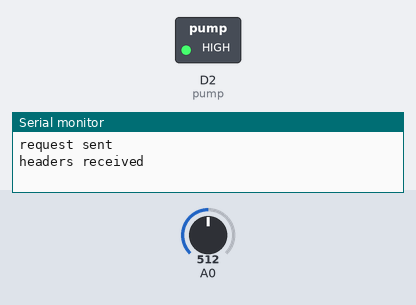
A sketch run on a simulated ESP8266 (NodeMCU). Shown: switched loads named in the sketch (green lamp = pin HIGH), the last lines printed to the serial monitor. The test bench sets the inputs (shaded band); at power-on: A0 = 512. WiFi joins after 1.5 s; servers stay silent unless stated; uploads are accepted with an empty reply.

Above: at 3.0 s.
3.1 s: A0 set to 686
7.5 s: A0 set to 714
At 10.1 s:
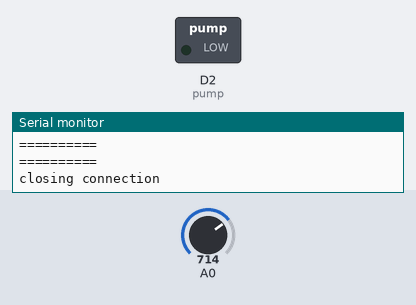
11.7 s: A0 set to 690
At 17.1 s:
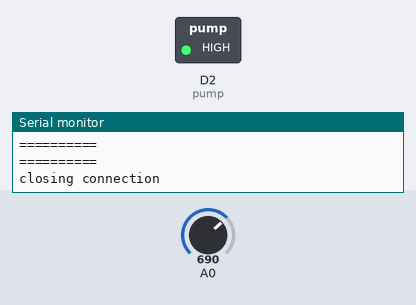
17.7 s: A0 set to 710
At 20.0 s:
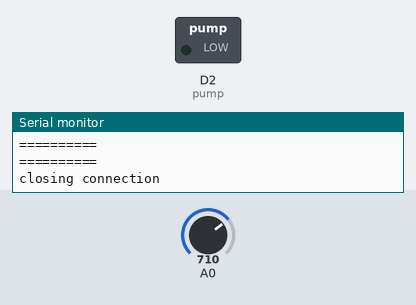
Timing chart, 0 to 21.5 s (numbered marks = the images above; inputs shaded):
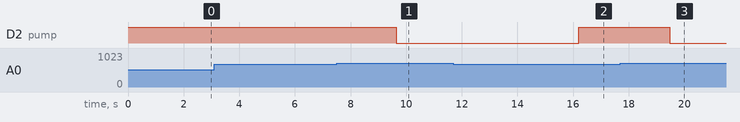

The sketch:

Plant.ino
```cpp
/*************************************************************

  This is a simple demo of sending and receiving some data.
  Be sure to check out other examples!
 *************************************************************/

// Template ID, Device Name and Auth Token are provided by the Blynk.Cloud
// See the Device Info tab, or Template settings
#define BLYNK_TEMPLATE_ID "TMPLbFAQWVlt"
#define BLYNK_DEVICE_NAME "project"
#define BLYNK_AUTH_TOKEN "3a59IWEggET5lWL0IVcjD5SydJZTkvsP"
#include "TRIGGER_WIFI.h"
#include "TRIGGER_GOOGLESHEETS.h"

// Comment this out to disable prints and save space
#define BLYNK_PRINT Serial
#define pump D2

int sense_pin = 0;
int dryness = 0;
char column_name_in_sheets[ ][6] = {"val1","val2","val3"};
String Sheets_GAS_ID = "AKfycbz-BusRbG_9k-TEn1tonQHoCz_sOKW_IqqvG_CcHShbG3cXTEZJAZdmJ21HskNExZVV";
int No_of_Parameters = 1;
const char* webhost = "maker.ifttt.com";
String mailurl1 = "trigger/plant/json/with/key/i_LsKp_4CycX-c_QYxm0HJhH8SQk2J2fuXtjetChWnM?value1=Automatic\nhttps://blynk.cloud/dashboard/91487/global/filter/520421/organization/91487/devices/347759/dashboard";
String mailurl2 = "trigger/plant/json/with/key/i_LsKp_4CycX-c_QYxm0HJhH8SQk2J2fuXtjetChWnM?value1=Manual\nhttps://blynk.cloud/dashboard/91487/global/filter/520421/organization/91487/devices/347759/dashboard";

#include <ESP8266WiFi.h>
#include <BlynkSimpleEsp8266.h>

char auth[] = BLYNK_AUTH_TOKEN;

// Your WiFi credentials.
// Set password to "" for open networks.
//char ssid[] = "Deez_nuts";
//char pass[] = "Advaita2711";

//char ssid[] = "MilkyWay";
//char pass[] = "Disc0iit";

//char ssid[] = "D-Link_DIR-600M";
//char pass[] = "12345678";

char ssid[] = "POCO M2 Pro";
char pass[] = "e51311cfc8dc";
int automatic = 1;

// This function is called every time the Virtual Pin 0 state changes
BLYNK_WRITE(V0)
{
  // Set incoming value from pin V0 to a variable
  int value = param.asInt();
  if(automatic == 0){
    if(value == 1)
    {
      digitalWrite(pump,LOW);
    }
    else{
      digitalWrite(pump, HIGH);
    }
  }

  // Update state
//  Blynk.virtualWrite(V3, value);
}

BLYNK_WRITE(V1){
  int value = param.asInt();
  if(value == 1){
    automatic = 1;
  }
  else{
    automatic = 0;
  }
}

BlynkTimer timer;

void myTimer()
{
  // This function describes what will happen with each timer tick
  // e.g. writing sensor value to datastream V5
  Blynk.virtualWrite(V2, dryness);
}


// This function is called every time the device is connected to the Blynk.Cloud
BLYNK_CONNECTED()
{
  // Change Web Link Button message to "Congratulations!"
  Blynk.virtualWrite(V0,LOW);
}

void setup()
{
  // Debug console
  Serial.begin(115200);
  pinMode(pump, OUTPUT);
  digitalWrite(pump,HIGH);
  Blynk.begin(auth, ssid, pass);
  Blynk.virtualWrite(V1, HIGH);
  WIFI_Connect(ssid,pass);
  // You can also specify server:
  //Blynk.begin(auth, ssid, pass, "blynk.cloud", 80);
  //Blynk.begin(auth, ssid, pass, IPAddress(192,168,1,100), 8080);
  timer.setInterval(2000L, myTimer);
  Google_Sheets_Init(column_name_in_sheets, Sheets_GAS_ID, No_of_Parameters );
}

void loop()
{
  Blynk.run();
  Serial.println("Starting...");
  dryness = analogRead(sense_pin);
  Blynk.virtualWrite(V2, dryness);
  Serial.println(dryness);
  Serial.println(automatic);
  float a = dryness;
  Data_to_Sheets(No_of_Parameters,  a);
  if(dryness > 700){
    if(automatic == 1){
      Blynk.logEvent("email", "Your plants are thirsty! We are watering them.");
//      client.print(String("GET ") + mailurl1 + " HTTP/1.1\r\n" +
//         "Host: " + webhost + "\r\n" +
//         "User-Agent: BuildFailureDetectorESP8266\r\n" +
//         "Connection: close\r\n\r\n");
      digitalWrite(pump, LOW);
      Blynk.virtualWrite(V0, HIGH);
//      delay(2000);
      }
    else{
      Blynk.logEvent("email", "Your plants are thirsty! Would you like to water them?");
//      client.print(String("GET ") + mailurl2 + " HTTP/1.1\r\n" +
//         "Host: " + webhost + "\r\n" +
//         "User-Agent: BuildFailureDetectorESP8266\r\n" +
//         "Connection: close\r\n\r\n");
    }
  }
  else{
    if(automatic == 1){
      digitalWrite(pump, HIGH);
      Blynk.virtualWrite(V0, LOW);
    }
   }
  delay(2000);
  // You can inject your own code or combine it with other sketches.
  // Check other examples on how to communicate with Blynk. Remember
  // to avoid delay() function!
//  timer.run();
}
```

TRIGGER_GOOGLESHEETS.h
```cpp
#ifndef _TRIGGER_GOOGLESHEETS_H_
#define _TRIGGER_GOOGLESHEETS_H_

#include <stdarg.h>
#include <string.h>

void sheets_initialization();
void Send_Data();
void Google_Sheets_Init(char array_2d[10][6], String sheets_gas_id, int param_size);

String url;

char column_name[ ][6]={"x","y"};;

double random_values[100];

void float_to_string();
const char* host = "script.google.com";
const int httpsPort = 443;

char Sensor_Values[10][10];
const char* fingerprint = "46 B2 C3 44 9C 59 09 8B 01 B6 F8 BD 4C FB 00 74 91 2F EF F6";
String GAS_ID;
int Count;

void Google_Sheets_Init(char test[ ][6], String sheets_gas_id, int param_size)
{
	GAS_ID = sheets_gas_id;
	Count = param_size;

	for (int i = 0; i < Count; i++)
    {
	 for (int j = 0; j < 6; j++)
     {
		column_name[i][j] = test[i][j];
     }
    }

	#ifdef Debug_Serial_Mon
	   for(int i=0;i<Count;i++)
	   {
			Serial.print("column_name= ");
			Serial.println(column_name[i]);
	   }
   #endif
}

void Data_to_Sheets(int num, ...)
{
	va_list lst;
	va_start(lst,num);

	for(int i=0;i<num;i++)
	{
		random_values[i]= va_arg(lst,double);
	}
	va_end(lst);

	float_to_string();
	Send_Data();
}

void float_to_string()
{
  for(int j=0;j<Count;j++)
  {
    sprintf(Sensor_Values[j],"%.02f",random_values[j]);
	#ifdef Debug_Serial_Mon
		Serial.print("Sensor Values : ");
		Serial.println(Sensor_Values[j]);
      Serial.print("Random Values : ");
    Serial.println(random_values[j]);

	#endif
  }
}
void Send_Data()
{
  client.setInsecure();
	sheets_initialization();

	String url = "/macros/s/" + GAS_ID + "/exec?";
	int i=0;
	while(i!=Count)
	{
		if(i==0)
		{
		  url = url+column_name[i]+"="+Sensor_Values[i];
		  i++;
		}
		if(i==Count)
		  break;
		url = url+"&"+column_name[i]+"="+Sensor_Values[i];
		i++;
	}

  Serial.print("requesting URL: ");
  Serial.println(url);

  client.print(String("GET ") + url + " HTTP/1.1\r\n" +
         "Host: " + host + "\r\n" +
         "User-Agent: BuildFailureDetectorESP8266\r\n" +
         "Connection: close\r\n\r\n");

  #ifdef Debug_Serial_Mon
  Serial.println("request sent");
  #endif
  while (client.connected())
  {
	  String line = client.readStringUntil('\n');
	  if (line == "\r")
	  {
		#ifdef Debug_Serial_Mon
		Serial.println("headers received");
		#endif
		break;
	  }
  }
  String line = client.readStringUntil('\n');

  if (line.startsWith("{\"state\":\"success\""))
  {
	#ifdef Debug_Serial_Mon
	Serial.println("esp8266/Arduino CI successfull!");
	#endif
  }
  else
  {
	#ifdef Debug_Serial_Mon
	Serial.println("esp8266/Arduino CI has failed"+line);
	#endif
  }

  #ifdef Debug_Serial_Mon
	  Serial.println("reply was:");
	  Serial.println("==========");
	  Serial.println(line);
	  Serial.println("==========");
	  Serial.println("closing connection");
  #endif

}
void sheets_initialization()
{
	client.setInsecure();

  #ifdef Debug_Serial_Mon
	  Serial.print("connecting to ");
	  Serial.println(host);
  #endif

  if (!client.connect(host, httpsPort))
  {
    #ifdef Debug_Serial_Mon
	Serial.println("connection failed");
	#endif
    return;
  }

  if (client.verify(fingerprint, host))
  {
	#ifdef Debug_Serial_Mon
	Serial.println("certificate matches");
	#endif
  }
  else
  {
    #ifdef Debug_Serial_Mon
	Serial.println("certificate doesn't match");
	#endif
  }

}
#endif
```

TRIGGER_WIFI.h
```cpp
#ifndef __TRIGGER_WIFI_H__
#define __TRIGGER_WIFI_H__

#include <ESP8266WiFi.h>
#include <WiFiClientSecure.h>

WiFiClientSecure client;

#define Debug_Serial_Mon


void WIFI_Connect(const char* wifi_id, const char *wifi_password)
{
  #ifdef Debug_Serial_Mon
	  Serial.print("connecting to ");
	  Serial.println(wifi_id);
  #endif

  WiFi.mode(WIFI_STA);
  WiFi.begin(wifi_id, wifi_password);

  while (WiFi.status() != WL_CONNECTED)
  {
    delay(500);
    Serial.print(".");
  }

  #ifdef Debug_Serial_Mon
	  Serial.println("");
	  Serial.println("WiFi connected");
	  Serial.println("IP address: ");
	  Serial.println(WiFi.localIP());
  #endif
}

#endif
```

Measured:
- the behaviour switches between 700 and 701 on A0 (found by bisection; images 0 and 1)
- after the input at 7.5 s, D2 (pump): HIGH → LOW after 2.1 s
- after the input at 11.7 s, D2 (pump): LOW → HIGH after 4.5 s
- after the input at 17.7 s, D2 (pump): HIGH → LOW after 1.8 s
